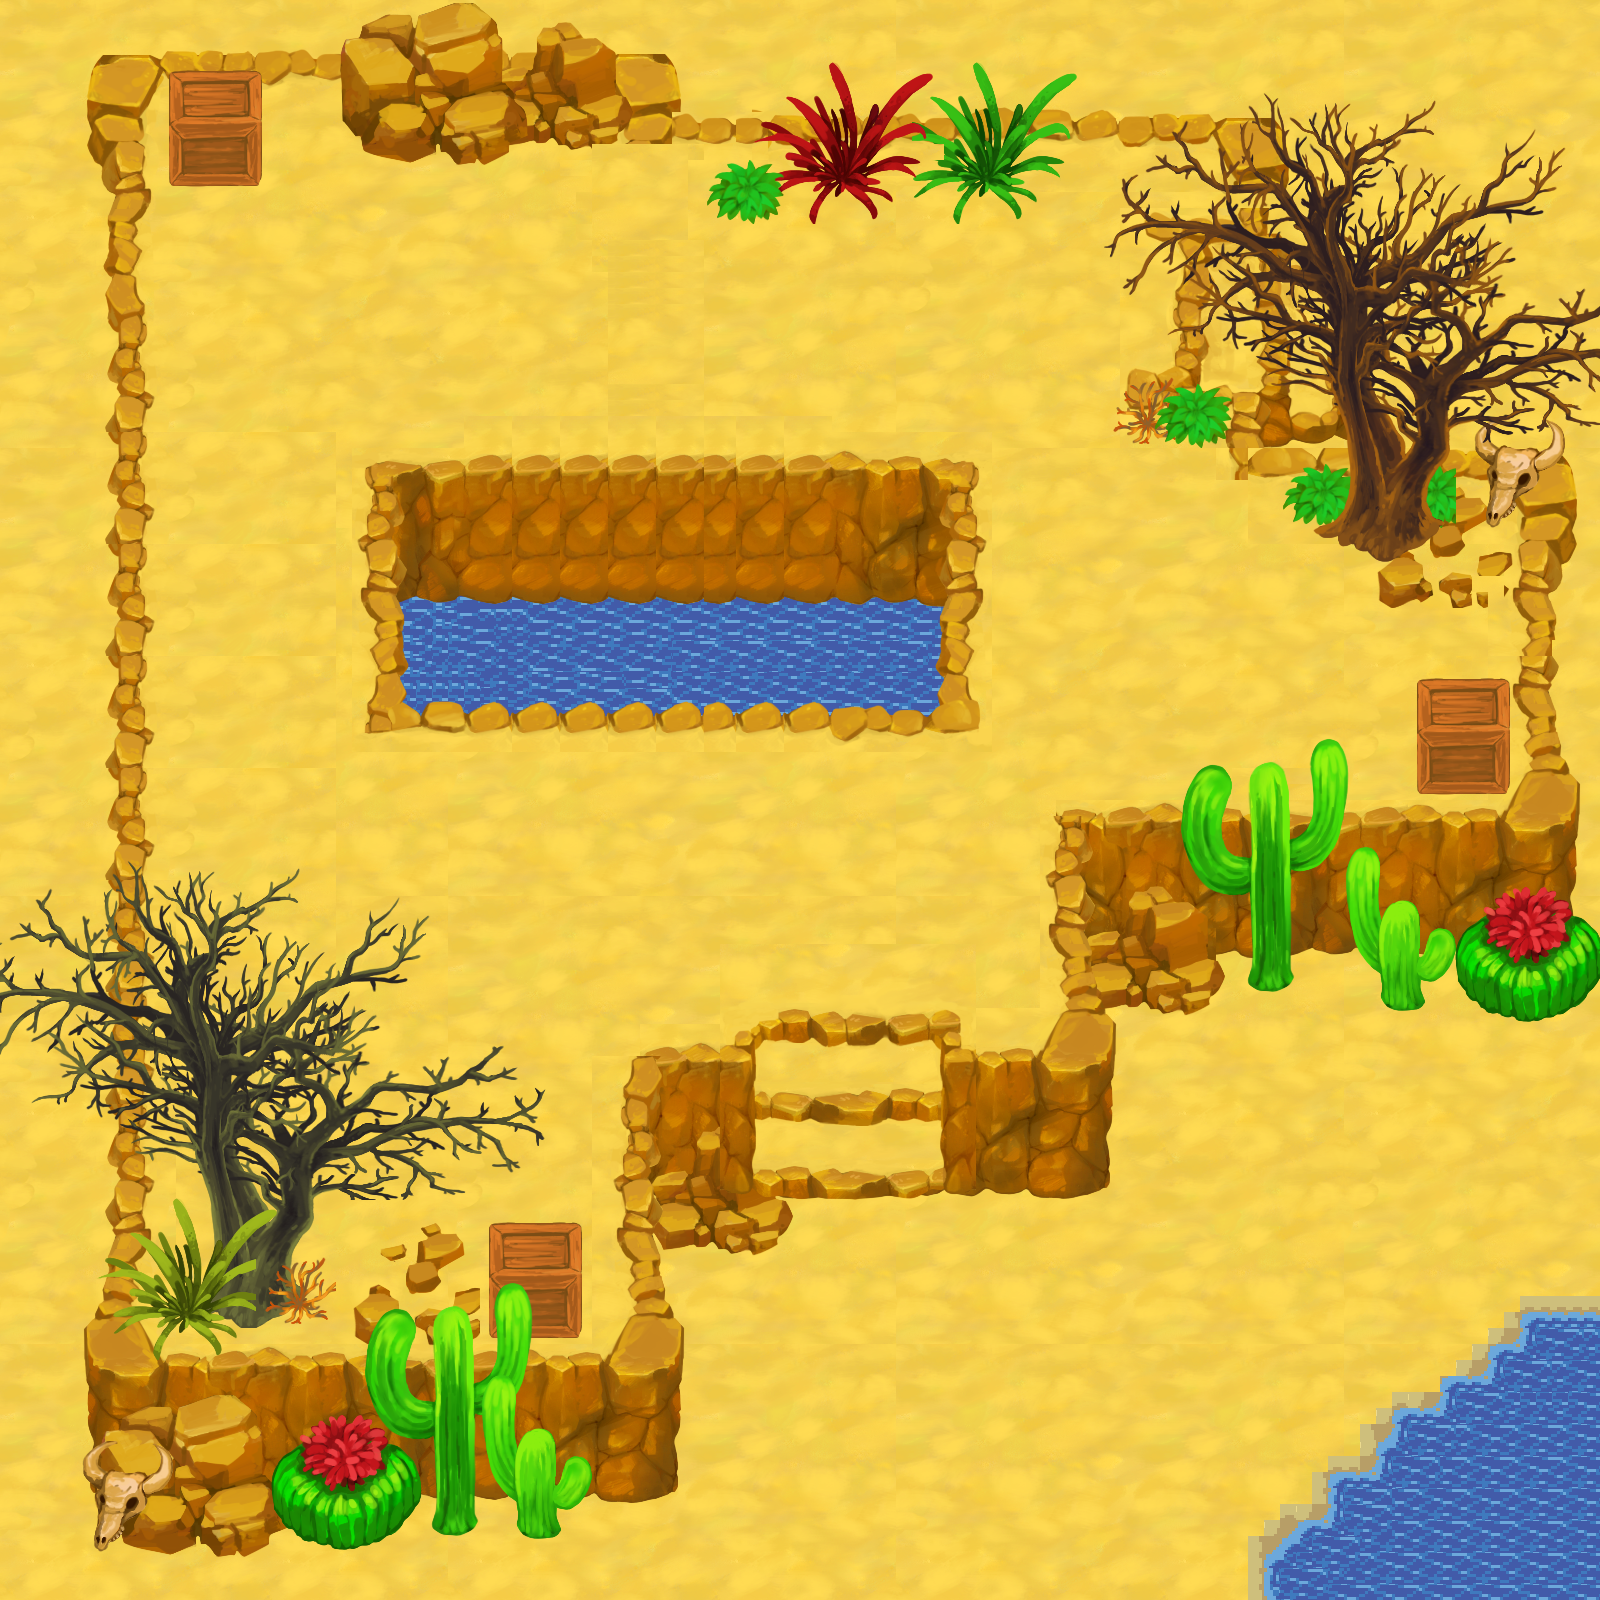

The image is a tile-based game level rendered from a .tmx file. Its description and source (layers, tilesets, objects; grid data summarised) follow:
An orthogonal 100x100 tile map with 16x16 px tiles, 7 tile layers (Kachelebene 1, Kachelebene 7, Kachelebene 2, Kachelebene 4, ...), 3 tilesets.

<map version="1.2" tiledversion="1.3.4" orientation="orthogonal" renderorder="right-down" width="100" height="100" tilewidth="16" tileheight="16" infinite="0" nextlayerid="13" nextobjectid="1">
 <tileset firstgid="1" source="Desert.tsx" />
 <tileset firstgid="12545" source="Beach2.tsx" />
 <tileset firstgid="14273" source="Beach.tsx" />
 <layer id="1" name="Kachelebene 1" width="100" height="100">
  <data>[10000 cells, 10000 non-empty, 784 distinct tile ids]</data>
 </layer>
 <layer id="12" name="Kachelebene 7" width="100" height="100">
  <data>[10000 cells, 144 non-empty, 9 distinct tile ids]</data>
 </layer>
 <layer id="7" name="Kachelebene 2" width="100" height="100">
  <data>[10000 cells, 3426 non-empty, 1830 distinct tile ids]</data>
 </layer>
 <layer id="9" name="Kachelebene 4" width="100" height="100">
  <data>[10000 cells, 1992 non-empty, 1745 distinct tile ids]</data>
 </layer>
 <layer id="10" name="Kachelebene 5" width="100" height="100">
  <data>[10000 cells, 1109 non-empty, 737 distinct tile ids]</data>
 </layer>
 <layer id="11" name="Kachelebene 6" width="100" height="100">
  <data>[10000 cells, 583 non-empty, 583 distinct tile ids]</data>
 </layer>
 <layer id="8" name="Kachelebene 3" width="100" height="100">
  <data>[10000 cells, 2512 non-empty, 1841 distinct tile ids]</data>
 </layer>
</map>
